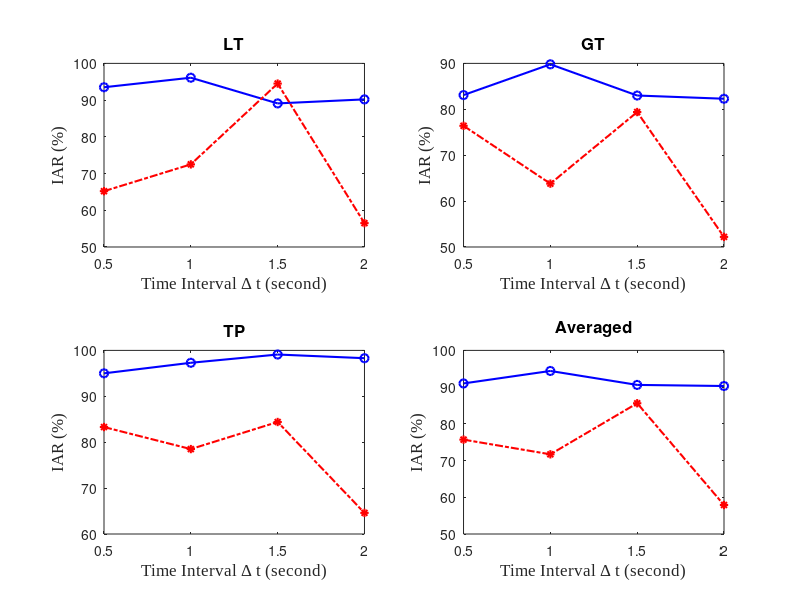

This figure's MATLAB source: (Note: this script raises an error after producing the figure.)
clc;clear all; close all;
% data
ratio = [0.5, 1, 1.5,2];
CNN_A = [93.5 96.1 89.1 90.2; 83.1 89.8 83.0 82.3; 95.0 97.3 99.1 98.3; 91.0 94.4 90.6 90.3];
CNN_B = [65.2 72.5 94.5 56.5; 76.4 63.8 79.4 52.2; 83.3 78.5  84.4 64.6; 75.7 71.7 85.6 57.9] % 'modelC_fully02'
% plot the figures  
num_classifier = 2;
num_Type = 4;
font_size =12;
marker_type ={'bo-', 'r*-.', 'ks--','b*--','rs-','kd-.','mo--'};
fault_type ={'LT', 'GT', 'TP', 'Averaged'};
legend_text = {'CNN A','CNN B'};
position_array=[0.1 0.64 0.38 0.29;
                0.57 0.64 0.38 0.29;
                0.1 0.18 0.38 0.29;
                0.57 0.18 0.38 0.29;
                0.25 0.02 0.50 0.04];
figure('units','pixels','position',[50 300 700 400]);
set(gca,'fontName','Times New Roman') 
for j=1:num_Type
    h=subplot(2,2,j);
    set(h,'Units','normalized','Position',position_array(j,:));
    plot(ratio,CNN_A(j,:),  marker_type{1}, 'linewidth', 1.5);
    hold on; 
    plot(ratio,CNN_B(j,:),  marker_type{2}, 'linewidth', 1.5);
    hold on;  
    xlabel('Time Interval \Delta t (second)','fontname','Times New Roman','fontsize',font_size); 
    ylabel('IAR (%)','fontname','Times New Roman','fontsize',font_size); 
    xlim([ratio(1) ratio(end)]);
    set(gca,'XTick',ratio);
    title(fault_type{j},'fontsize',font_size);
end
h = legend(legend_text, 'Orientation',...
    'horizonal','Location','none','fontname','Times New Roman','fontsize',font_size);
legend('boxoff');
set(h, 'Units','normalized','Position', position_array(5,:));

 